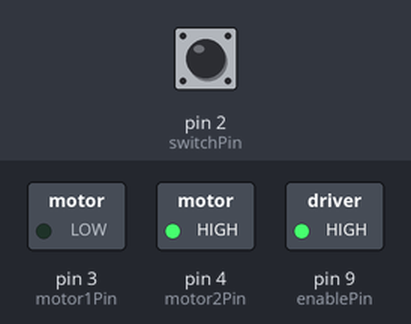
A sketch run on a simulated Arduino Uno, built with avr-gcc and run on an emulated ATmega328P. Parts: switched loads named in the sketch (green lamp = pin HIGH). Inputs (shaded band) come from the test bench; at power-on: pin 2 (switchPin) LOW.

Above: at 1.2 s.
1.3 s: pin 2 (switchPin) pulled HIGH for 0.15 s
At 1.37 s:
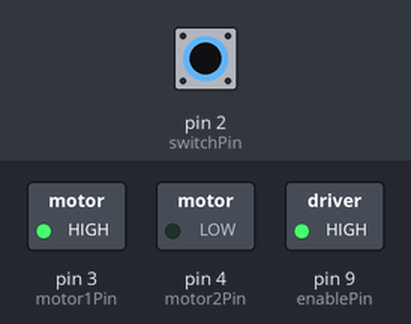
2.9 s: pin 2 (switchPin) pulled HIGH for 3.2 s
At 7.0 s:
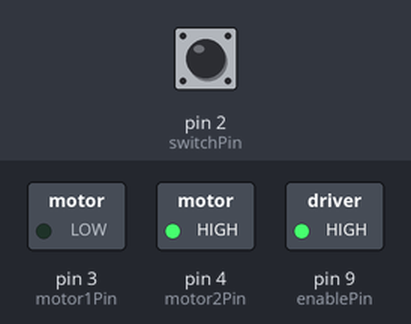
Timing chart, 0 to 8.5 s (numbered marks = the images above; inputs shaded):
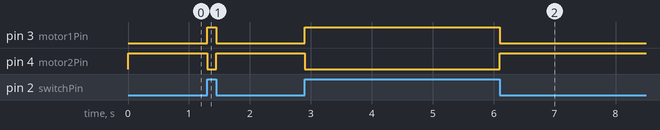

Measured:
- after the input at 1.3 s, pin 3 (motor1Pin): LOW → HIGH at once, → LOW 0.15 s later; pin 4 (motor2Pin): HIGH → LOW at once, → HIGH 0.15 s later
- after the input at 2.9 s, pin 3 (motor1Pin): LOW → HIGH at once, → LOW 3.2 s later; pin 4 (motor2Pin): HIGH → LOW at once, → HIGH 3.2 s later

The sketch:

sketch_nov06a.ino
```cpp
int switchPin = 2;
int enablePin = 9;
int motor1Pin = 3;
int motor2Pin = 4;
void setup() {
  // put your setup code here, to run once:
  pinMode(switchPin, INPUT);
  pinMode(enablePin, OUTPUT);
  pinMode(motor1Pin, OUTPUT);
  pinMode(motor2Pin, OUTPUT);

  digitalWrite(enablePin, HIGH);

}

void loop() {
  // put your main code here, to run repeatedly:

  int switchVal = digitalRead(switchPin);

  if (switchVal == HIGH)
  {
    digitalWrite(motor1Pin, HIGH);
    digitalWrite(motor2Pin, LOW);
  }
  else
  {
    digitalWrite(motor1Pin, LOW);
    digitalWrite(motor2Pin, HIGH);
  }

}
```
